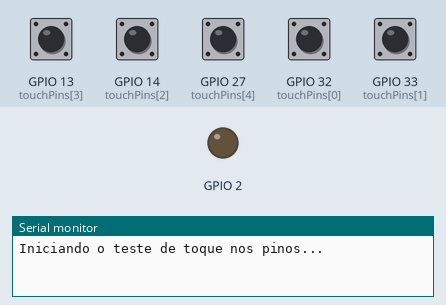
This program was run on a simulated ESP32. Parts: output pins drawn as LEDs (lit = HIGH), the last lines printed to the serial monitor. The inputs (shaded band) are chosen by the test bench; at power-on: GPIO 13 (touchPins[3]), GPIO 14 (touchPins[2]), GPIO 27 (touchPins[4]), GPIO 32 (touchPins[0]), GPIO 33 (touchPins[1]) HIGH.

Above: at 2.2 s.
2.3 s: GPIO 13 (touchPins[3]) pulled LOW for 0.15 s
At 2.4 s:
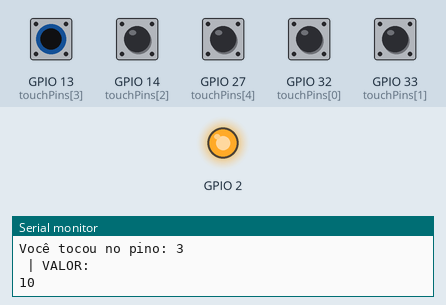
Timing chart, 0 to 5.3 s (numbered marks = the images above; inputs shaded):
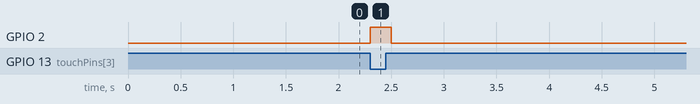

The program:

main.cpp
```cpp
#include <Arduino.h>

const int touchPins[] = {T9, T8, T6, T4, T7}; // setando os pinos que estão sendo usados
const int totalPins = sizeof(touchPins) / sizeof(touchPins[0]); // busca qtd de pins de acordo com o tamanho do array totalPins dividido pelo tamanho de "cada pino"

void setup() {
  // começando comunicação serial
  Serial.begin(115200);
  delay(1000);
  Serial.println("Iniciando o teste de toque nos pinos...");

  // configura o pino 2 (LED azul da placa) como saída
  pinMode(2, OUTPUT);
}

void loop() {
  bool touched = false; /// variável flag que alerta o toque

  for (int i = 0; i < totalPins; i++) { // percorre todos os pinos
    int value = touchRead(touchPins[i]);
  if(value < 30) {
    Serial.print("Você tocou no pino: ");
    Serial.println(i);
    Serial.println(" | VALOR: ");
    Serial.println(value);

    touched = true;
  }
  }

  if (touched) {
    digitalWrite(2, HIGH);
  } else {
    digitalWrite(2, LOW);
  }
  delay(100);
}
```

Measured:
- after the input at 2.3 s, GPIO 2: LOW → HIGH at once, → LOW 0.20 s later
